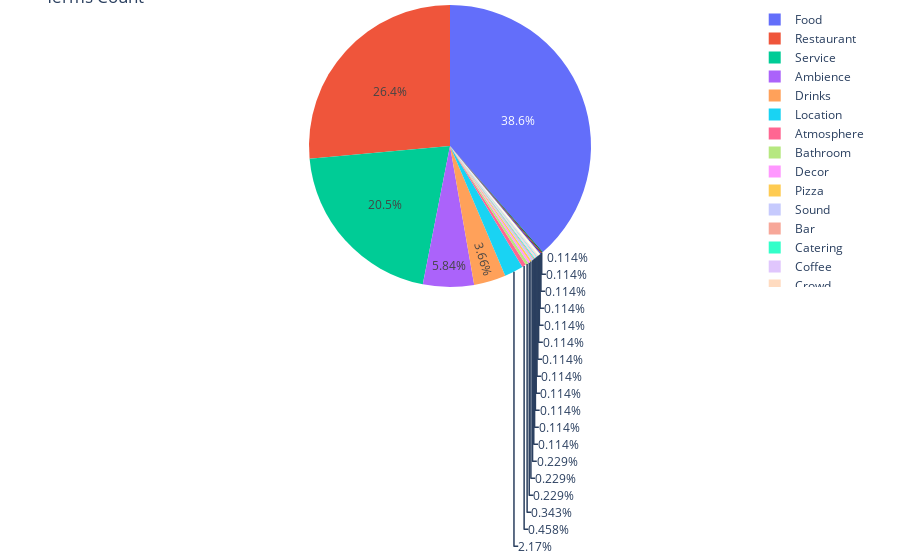

Notebook code for this chart:
### Code cell
fig = px.pie(df_terms, values='counts', names='terms', title='Terms Count')
fig.update_layout(margin=dict(t=0, b=0, l=0, r=0))
fig.show()

### Figure 1 — Plotly figure (JSON) as saved in the notebook; plotly's stock layout.template omitted (floating-point values rounded to 4 significant figures)
{"data": [{"domain": {"x": [0, 1], "y": [0, 1]}, "hovertemplate": "terms=%{label}<br>counts=%{value}<extra></extra>", "labels": ["Ambience", "Ambience", "Ambience", "Atmosphere", "Bar", "Bathroom", "Catering", "Coffee", "Crowd", "Decor", "Drinks", "Drinks", "Entertainment", "Food", "Food", "Food", "Jukebox", "Location", "Location", "Lunch", "Menu", "Pizza", "Restaurant", "Restaurant", "Restaurant", "Service", "Service", "Service", "Sound", "Soup", "View", "Views", "Website"], "legendgroup": "", "name": "", "showlegend": true, "type": "pie", "values": [2, 3, 46, 4, 1, 3, 1, 1, 1, 2, 4, 28, 1, 63, 12, 262, 1, 3, 16, 1, 1, 2, 75, 11, 145, 86, 7, 86, 2, 1, 1, 1, 1]}], "layout": {"legend": {"tracegroupgap": 0}, "margin": {"b": 0, "l": 0, "r": 0, "t": 0}, "title": {"text": "Terms Count"}}}
